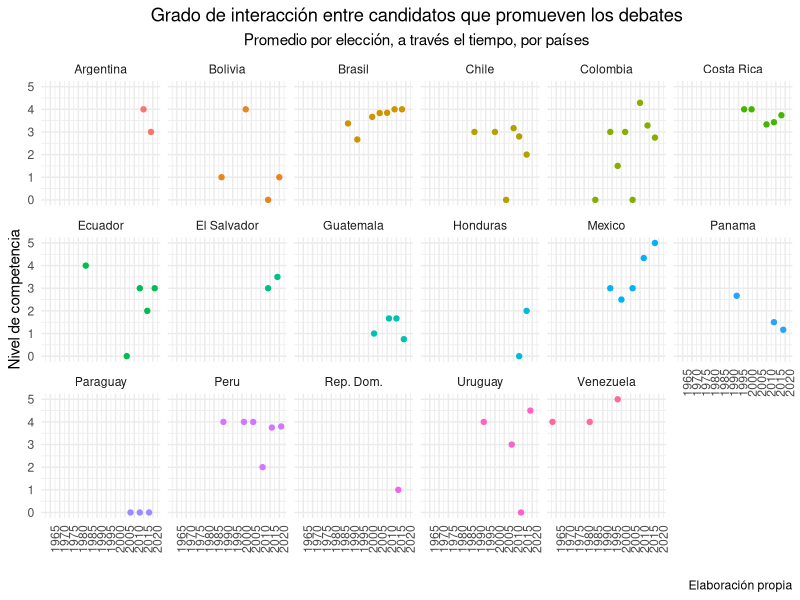
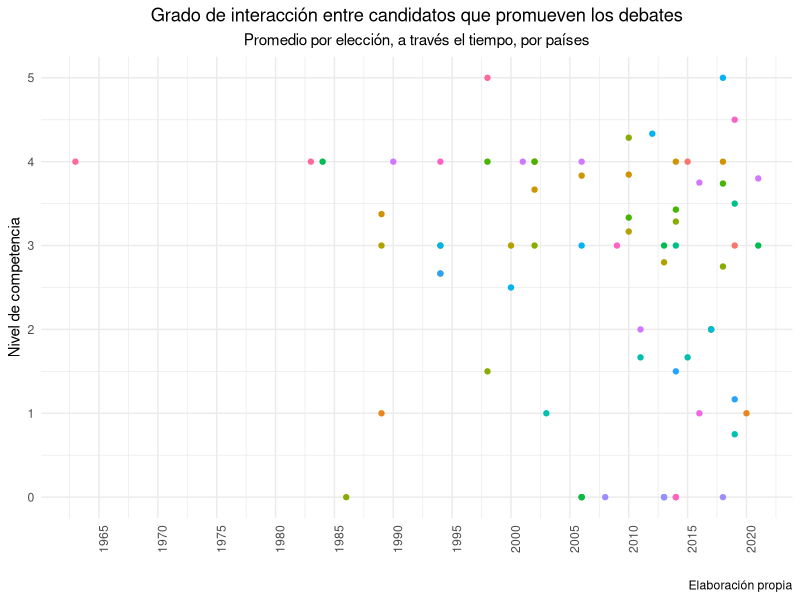
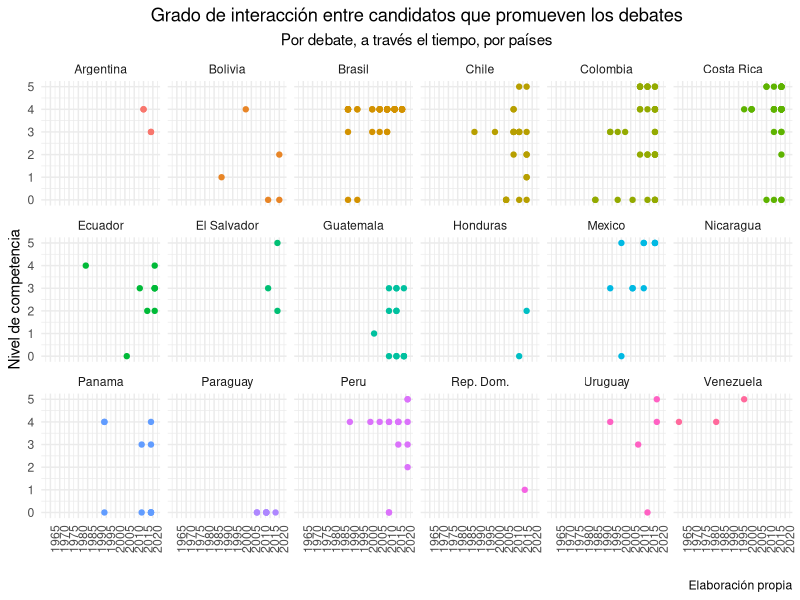
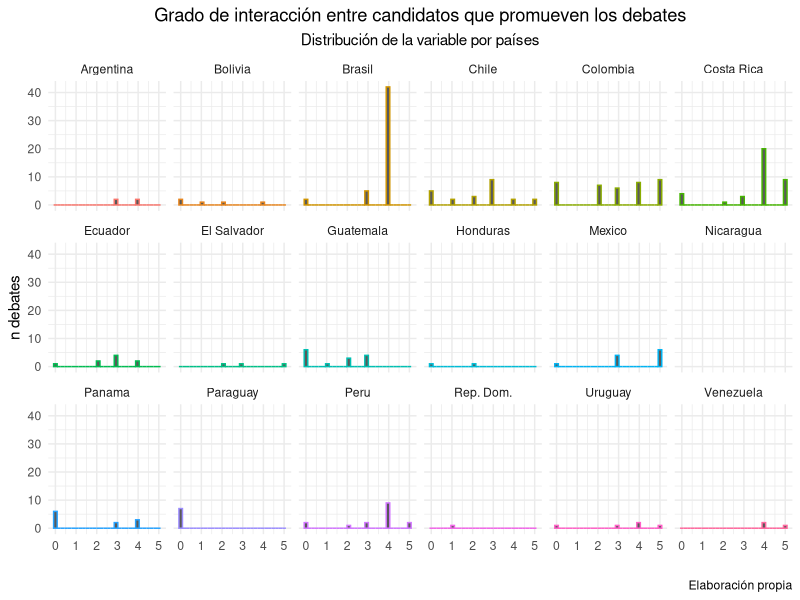
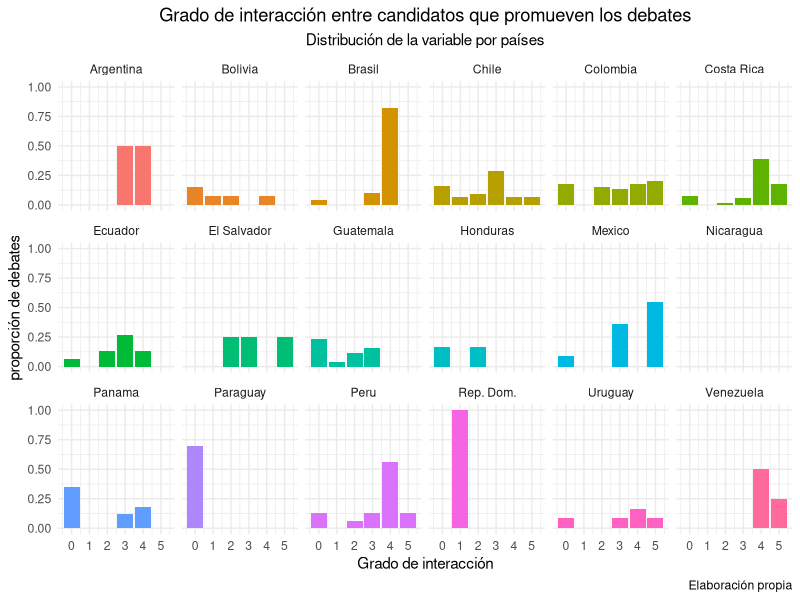
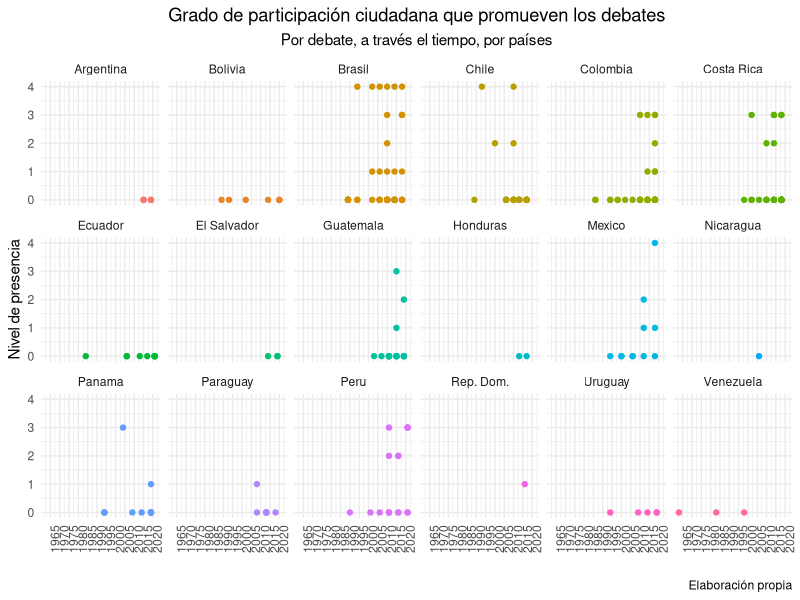
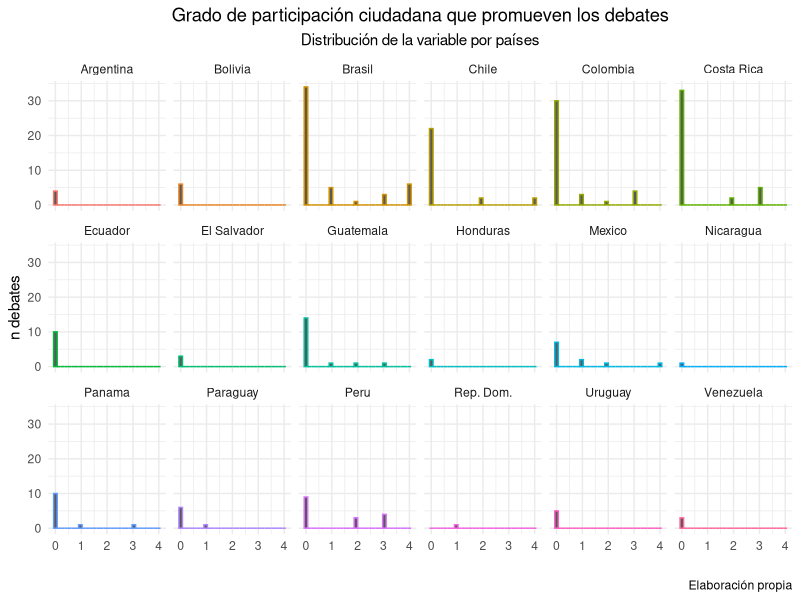
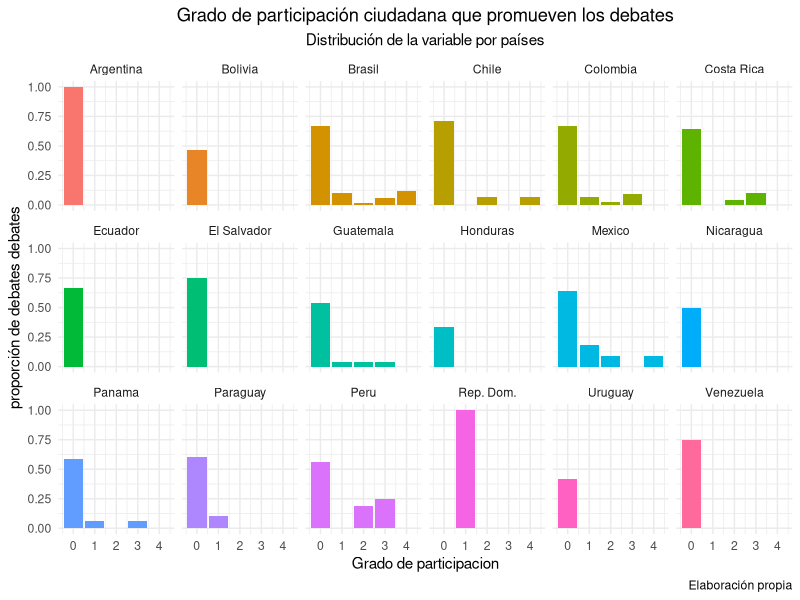

Reproduce these figures in R, in order. (Note: this script raises an error after producing the figures.)
# LIBRERIAS #####
library(tidyverse)
library(ggforce)


# Importación de datos #####

base <- readxl::read_xlsx("base_finalv1.xlsx") # base con datos por debate
base_id <- base %>% rowid_to_column("id_debate")

# carga de datos de elecciones

elecciones <-  readxl::read_xlsx("base_elecciones.xlsx") # base auxiliar: años que hubo elecciones por país

# carga de datos de subtipos 

base_organizadores <- base_id %>% 
  select(id_debate,
         ncat_eleccion, cat_pais, t_fecha, ncat_ronda, 
         str_organizador) %>%
  mutate(nombres_organizadores = strsplit(str_organizador, ";")) %>% 
  unnest(nombres_organizadores)

base_organizadores_distinct <- readxl::read_xlsx("base_organizadores_distinct.xlsx")

base_organizadores_distinct <- base_organizadores_distinct %>% 
  left_join(readxl::read_xlsx("distinct_cat_subtipoorg.xlsx"))

base_subtipos <- base_organizadores %>%  
  mutate(nombres_organizadores = str_trim(nombres_organizadores)) %>% 
  left_join(base_organizadores_distinct %>% 
              distinct(nombres_organizadores, ncat_eleccion, cat_pais,
                       ncat_subtipov2, cat_tipoorgv2,
                       ncat_tipoorg_ambito, ncat_tipoorg_visibilidad,
                       cat_areaorg))

# Formatos #####

# procedemos de manera parecida a lo anterior 
# (y lo mismo haremos con categorías siguientes)
# preparamos datos. Calcularemos la "proporción" de formatos que corresponde a cada tipo por debate
# esta es calculada simplemente como la proporción de un tipo determinado de formato sobre el total de diferentes tipos de formatos por debate
# NO calcula esta proporción con base en el carácter de cada uno de los bloques o segmentos que hacen al evento.

# calculamos, como dijimos, el aporte de cada tipo de organizador a un debate

tipos_formatos <- base_id %>% # primero algunas transformaciones de los datos
  # no nos salió hacerlo automáticamente, procedemos por categoría
  # mutate_at(vars(contains('dico_foramto')), as.logical)
  mutate( dico_formato_apertura = as.logical(dico_formato_apertura),
          dico_formato_duelo = as.logical(dico_formato_duelo),
          dico_formato_expertos = as.logical(dico_formato_expertos),
          dico_formato_libre = as.logical(dico_formato_libre),
          dico_formato_moderadores = as.logical(dico_formato_moderadores),
          dico_formato_periodistas = as.logical(dico_formato_periodistas),
          dico_formato_presentes = as.logical(dico_formato_presentes),
          dico_formato_sectores = as.logical(dico_formato_sectores),
          dico_formato_virtuales = as.logical(dico_formato_virtuales),
          dico_formato_expositivo = str_detect(cat_formato, "expositivo"), # ups me había faltado contabilizar
          n_catformatos = dico_formato_apertura +
            dico_formato_duelo +
            dico_formato_expertos +
            dico_formato_libre +
            dico_formato_moderadores + 
            dico_formato_periodistas + 
            dico_formato_presentes +
            dico_formato_sectores + 
            dico_formato_virtuales +
            dico_formato_expositivo)  %>% 
  mutate(  # ahora sí calculamos proporciones
    pr_apertura = dico_formato_apertura/n_catformatos,
    pr_duelo = dico_formato_duelo/n_catformatos,
    pr_expertos =   dico_formato_expertos/n_catformatos,
    pr_libre =   dico_formato_libre/n_catformatos,
    pr_moderadores =   dico_formato_moderadores/n_catformatos,
    pr_periodistas =   dico_formato_periodistas/n_catformatos, 
    pr_presentes =   dico_formato_presentes/n_catformatos,
    pr_sectores =   dico_formato_sectores/n_catformatos, 
    pr_virtuales =   dico_formato_virtuales/n_catformatos,
    pr_expositivo =   dico_formato_expositivo/n_catformatos )
# nota/ pendiente: ver manera de hacer esto más automático

# cálculo sumarizado por país y elección
tipos_formatos_año_pais <- tipos_formatos %>% 
  group_by(ncat_eleccion, cat_pais) %>% 
  summarise(n_apertura = sum(pr_apertura),
            n_duelo = sum(pr_duelo),
            n_expertos = sum(pr_expertos),
            n_libre = sum(pr_libre),
            n_moderadores = sum(pr_moderadores),
            n_periodistas = sum(pr_periodistas), 
            n_presentes = sum(pr_presentes),
            n_sectores = sum(pr_sectores),
            n_virtuales = sum(pr_virtuales),
            n_expositivo = sum(pr_expositivo),
            tot_debates_año_pais = n())

# pasamos data a long
tipos_formatos_año_pais <-  tipos_formatos_año_pais %>% 
  dplyr::rename(cat_eleccion = ncat_eleccion) %>% 
  pivot_longer(cols = starts_with("n"),
               names_to = "tipo_formato",
               values_to = "formato_peso")

# graficamos. de nuevo repetimos anteriores

# graficamos
# para cargar colores

tipo_formato <-  c("n_presentes", "n_virtuales", "n_sectores",
                   "n_expertos", "n_moderadores","n_periodistas", "n_apertura",
                   "n_expositivo", "n_duelo", "n_libre")
colors <- c("#ff3452", "#FF6846", "#FF9044","#FFD667", "#F6E46E", "#ECF179", "#c8fd81","#ADFD7F", "#8CFC7C","#5FFB7F")
colores_formatos <- tibble(tipo_formato, colors)

# me gusta este para comparar entre paises
tipos_formatos_ev_anual_pais <- tipos_formatos_año_pais %>% 
  mutate(cat_pais = str_replace(cat_pais,"Republica Dominicana", "Rep. Dom.")) %>% 
  left_join(colores_formatos) %>% 
  subset( formato_peso > 0 ) %>% 
  ggplot(aes(cat_eleccion,  fct_relevel(tipo_formato, "n_presentes", "n_virtuales", "n_sectores",
                                        "n_expertos", "n_moderadores","n_periodistas", "n_apertura",
                                        "n_expositivo", "n_duelo", "n_libre"), 
             colour = fct_relevel(tipo_formato, "n_presentes", "n_virtuales", "n_sectores",
                                  "n_expertos", "n_moderadores","n_periodistas", "n_apertura",
                                  "n_expositivo", "n_duelo", "n_libre"), size= formato_peso))  +
  geom_point() +
  facet_wrap( ~ cat_pais, ncol = 6) +
  theme_minimal() +
  theme(legend.position = "none",
        plot.title = element_text(hjust = 0.5),
        plot.subtitle = element_text(hjust = 0.5),
        axis.text.x = element_text(angle = 90)) +
  scale_x_continuous(breaks = seq(1950,2021,10)) +
  scale_color_manual(values=colors) +
  #scale_y_discrete(labels = c("Educativo","Estado", "M. Comerciales", "M. Públicos","OSCs" )) +
  labs(x = "",
       y = "Tipo de formato",
       title = "Tipo de formato de los debates ",
       subtitle = "A través el tiempo, por país",
       caption = "Elaboración propia. 
       El tamaño de los círculos es proporcional a la cantidad de debates hechos en un año dado")

# Qué vemos? 
# Hay muchos missing, pero
# 1- Los países con más trayectoria de debates tienen más diversidad de formatos
# 2- También parecen ser los que dan más lugar a la participación del público 
# (se bajo la forma de "presentes", de "virtuales" o de "sectores")
# nota/ pendiente: reordenar categorías para más claridad
# nota / pendiente: contrastar esto con categorías ordinales elaboradas

# comparacion entre paises pero sin el tiempo
# cálculo sumarizado por país 
tipos_formatos_pais <- tipos_formatos %>% 
  group_by(cat_pais) %>% 
  summarise(n_apertura = sum(pr_apertura %>%  na.omit()),
            n_duelo = sum(pr_duelo%>%  na.omit()),
            n_expertos = sum(pr_expertos%>%  na.omit()),
            n_libre = sum(pr_libre%>%  na.omit()),
            n_moderadores = sum(pr_moderadores%>%  na.omit()),
            n_periodistas = sum(pr_periodistas%>%  na.omit()), 
            n_presentes = sum(pr_presentes%>%  na.omit()),
            n_sectores = sum(pr_sectores%>%  na.omit()),
            n_virtuales = sum(pr_virtuales%>%  na.omit()),
            n_expositivo = sum(pr_expositivo%>%  na.omit()),
            tot_debates_año_pais = n())  %>% 
  pivot_longer(cols = starts_with("n"),
               names_to = "tipo_formato",
               values_to = "formato_peso") %>% 
  subset( formato_peso > 0 ) 

plottipos_formatos_pais <- tipos_formatos_pais %>% 
  mutate(cat_pais = str_replace(cat_pais,"Republica Dominicana", "Rep. Dom.")) %>% 
  left_join(colores_formatos) %>% 
  ggplot(aes(fct_relevel(tipo_formato, "n_presentes", "n_virtuales", "n_sectores",
                                        "n_expertos", "n_moderadores","n_periodistas", "n_apertura",
                                        "n_expositivo", "n_duelo", "n_libre"),
             cat_pais, 
             colour = fct_relevel(tipo_formato, "n_presentes", "n_virtuales", "n_sectores",
                                  "n_expertos", "n_moderadores","n_periodistas", "n_apertura",
                                  "n_expositivo", "n_duelo", "n_libre"),,
             size = formato_peso))  +
  geom_point() +
  theme_minimal() +
  theme(legend.position = "none",
        plot.title = element_text(hjust = 0.5),
        plot.subtitle = element_text(hjust = 0.5),
        axis.text.x = element_text(angle = 90)) +
  #scale_x_continuous(breaks = seq(1950,2021,10)) +
  scale_color_manual(values=colors) +
  #scale_y_discrete(labels = c("Educativo","Estado", "M. Comerciales", "M. Públicos","OSCs" )) +
  labs(x = "",
       y = "Tipo de intercambio",
       title = "Tipo de intercambio durante los debates ",
       subtitle = " por país",
       caption = "Elaboración propia. 
       El tamaño de los círculos es proporcional a la cantidad de debates hechos en un año dado")

# me gusta este para comparar dos etapas#E0FE88
tipos_formatos_ev_anual <- tipos_formatos_año_pais %>% 
  left_join(colores_formatos) %>% 
  subset( formato_peso > 0 ) %>% 
  ggplot(aes(cat_eleccion, fct_relevel(tipo_formato, "n_presentes", "n_virtuales", "n_sectores",
                                       "n_expertos", "n_moderadores","n_periodistas", "n_apertura",
                                       "n_expositivo", "n_duelo", "n_libre"), 
             colour = fct_relevel(tipo_formato, "n_presentes", "n_virtuales", "n_sectores",
                                  "n_expertos", "n_moderadores","n_periodistas", "n_apertura",
                                  "n_expositivo", "n_duelo", "n_libre"), size= formato_peso))  +
  geom_point() +
  theme_minimal() +
  theme(legend.position = "none",
        plot.title = element_text(hjust = 0.5),
        plot.subtitle = element_text(hjust = 0.5),
        axis.text.x = element_text(angle = 90)) +
  scale_x_continuous(breaks = seq(1955,2021,5)) +
  scale_color_manual(values=colors) +
  #scale_y_discrete(labels = c("Educativo","Estado", "M. Comerciales", "M. Públicos","OSCs" )) +
  labs(x = "",
       y = "Tipo de formato",
       title = "Tipo de formato de los debates ",
       subtitle = "A través el tiempo",
       caption = "Elaboración propia. 
       El tamaño de los círculos es proporcional a la cantidad de debates hechos en un año dado")  

# qué vemos? 
# 1- Más recientemente (pos 2010) hay más diversidad de formatos
# ¿podría deberse a la falta de datos?
# 2- Los primeros debates eran de periodistas o de duelo
# 3- público aparece sobre todo post-2010

# competencia gr #####
# Evolución de grado de competencia entre candidatos a través del tiempo

competencia_candidatos <- base %>% 
  mutate(ncat_competencia = as.numeric(ncat_competencia)) %>% 
  select(ncat_eleccion, cat_pais, ncat_competencia) %>% 
  group_by(cat_pais) %>% 
  mutate(n_totdebatesxpais = n()) %>% 
  ungroup() %>% 
  mutate(n_pesorelativodebate = 1/n_totdebatesxpais)

competencia_candidatos_grouped <- competencia_candidatos %>% 
  group_by(cat_pais, ncat_competencia) %>% 
  summarise(n_pesorelativocompetencia = sum(n_pesorelativodebate))

competencia_candidatos_annualmean <- competencia_candidatos %>% 
  na.omit() %>% 
  group_by(ncat_eleccion, cat_pais) %>% 
  summarise(promedio_competencia = mean(ncat_competencia))

# este ca va 
plot_competencia_candidatosxdebate <- competencia_candidatos  %>% 
  mutate(cat_pais = str_replace(cat_pais,"Republica Dominicana", "Rep. Dom.")) %>%
  ggplot(aes(ncat_eleccion, ncat_competencia, colour = cat_pais)) +
  geom_point() +
  # geom_line() +
  facet_wrap( ~ cat_pais, ncol = 6) +
  theme_minimal() +
  theme(legend.position = "none",
        plot.title = element_text(hjust = 0.5),
        plot.subtitle = element_text(hjust = 0.5),
        axis.text.x = element_text(angle = 90)) +
  scale_x_continuous(breaks = seq(1955,2021,5)) +
  #scale_y_discrete(labels = c("Educativo","Estado", "M. Comerciales", "M. Públicos","OSCs" )) +
  labs(x = "",
       y = "Nivel de competencia",
       title = "Grado de interacción entre candidatos que promueven los debates",
       subtitle = "Por debate, a través el tiempo, por países",
       caption = "Elaboración propia")  

# este tb me gusta
plot_competencia_candidatosxdebate2 <- competencia_candidatos  %>% 
  mutate(cat_pais = str_replace(cat_pais,"Republica Dominicana", "Rep. Dom.")) %>%
  #filter(cat_pais!="Brasil") %>% 
  ggplot(aes(ncat_competencia, colour = cat_pais)) +
  geom_histogram() +
  facet_wrap( ~ cat_pais, ncol = 6) +
  #gghighlight::gghighlight() +
  theme_minimal() +
  theme(legend.position = "none",
        plot.title = element_text(hjust = 0.5),
        plot.subtitle = element_text(hjust = 0.5)) +
  scale_x_continuous(breaks = seq(0,5,1)) +
  #scale_y_discrete(labels = c("Educativo","Estado", "M. Comerciales", "M. Públicos","OSCs" )) +
  labs(x = "",
       y = "n debates",
       title = "Grado de interacción entre candidatos que promueven los debates",
       subtitle = "Distribución de la variable por países",
       caption = "Elaboración propia") 


# cproporciones
# creo que en este caso puede ser más interesante el de valores absolutos. Para ver
plot_competencia_candidatosxdebate3 <- competencia_candidatos_grouped  %>% 
  mutate(cat_pais = str_replace(cat_pais,"Republica Dominicana", "Rep. Dom.")) %>%
  ggplot(aes(ncat_competencia, n_pesorelativocompetencia, fill = cat_pais)) +
  geom_col() +
  facet_wrap( ~ cat_pais, ncol = 6) +
  #gghighlight::gghighlight() +
  theme_minimal() +
  theme(legend.position = "none",
        plot.title = element_text(hjust = 0.5),
        plot.subtitle = element_text(hjust = 0.5)) +
  scale_x_continuous(breaks = seq(0,5,1)) +
  #scale_y_discrete(labels = c("Educativo","Estado", "M. Comerciales", "M. Públicos","OSCs" )) +
  labs(x = "Grado de interacción",
       y = "proporción de debates",
       title = "Grado de interacción entre candidatos que promueven los debates",
       subtitle = "Distribución de la variable por países",
       caption = "Elaboración propia") 

# no me gusta tanto
plot_competencia_candidatos <- competencia_candidatos_annualmean %>% 
  mutate(cat_pais = str_replace(cat_pais,"Republica Dominicana", "Rep. Dom.")) %>%
  ggplot(aes(ncat_eleccion, promedio_competencia, colour = cat_pais)) +
  geom_point() +
  facet_wrap( ~ cat_pais, ncol = 6) +
  theme_minimal() +
  theme(legend.position = "none",
        plot.title = element_text(hjust = 0.5),
        plot.subtitle = element_text(hjust = 0.5),
        axis.text.x = element_text(angle = 90)) +
  scale_x_continuous(breaks = seq(1955,2021,5)) +
  #scale_y_discrete(labels = c("Educativo","Estado", "M. Comerciales", "M. Públicos","OSCs" )) +
  labs(x = "",
       y = "Nivel de competencia",
       title = "Grado de interacción entre candidatos que promueven los debates",
       subtitle = "Promedio por elección, a través el tiempo, por países",
       caption = "Elaboración propia")  

#horrible
plot_competencia_candidatos2 <- competencia_candidatos_annualmean %>% 
  mutate(cat_pais = str_replace(cat_pais,"Republica Dominicana", "Rep. Dom.")) %>%
  ggplot(aes(ncat_eleccion, promedio_competencia, colour = cat_pais)) +
  geom_point() +
 # geom_line() +
 # facet_wrap( ~ cat_pais, ncol = 6) +
  theme_minimal() +
  theme(legend.position = "none",
        plot.title = element_text(hjust = 0.5),
        plot.subtitle = element_text(hjust = 0.5),
        axis.text.x = element_text(angle = 90)) +
  scale_x_continuous(breaks = seq(1955,2021,5)) +
  #scale_y_discrete(labels = c("Educativo","Estado", "M. Comerciales", "M. Públicos","OSCs" )) +
  labs(x = "",
       y = "Nivel de competencia",
       title = "Grado de interacción entre candidatos que promueven los debates",
       subtitle = "Promedio por elección, a través el tiempo, por países",
       caption = "Elaboración propia")  

# presencia publico gr #####
# Evolución de grado de presencia del público a través del tiempo

presencia_publico <- base %>% 
  mutate(ncat_ppac = as.numeric(ncat_ppac)) %>% 
  select(ncat_eleccion, cat_pais, ncat_ppac) %>% 
  group_by(cat_pais) %>% 
  mutate(n_totdebatesxpais = n()) %>% 
  ungroup() %>% 
  mutate(n_pesorelativodebate = 1/n_totdebatesxpais)

presencia_publico_grouped <- presencia_publico %>% 
  group_by(cat_pais, ncat_ppac) %>% 
  summarise(n_pesorelativoppac = sum(n_pesorelativodebate))

presencia_publico_annualmean <- presencia_publico %>% 
  na.omit() %>% 
  group_by(ncat_eleccion, cat_pais) %>% 
  summarise(promedio_presencia = mean(ncat_ppac))


# replico los de la variable anterior

# este ca va 
plot_ppacxdebate <- presencia_publico   %>% 
  mutate(cat_pais = str_replace(cat_pais,"Republica Dominicana", "Rep. Dom.")) %>%
  ggplot(aes(ncat_eleccion,ncat_ppac, colour = cat_pais)) +
  geom_point() +
  # geom_line() +
  facet_wrap( ~ cat_pais, ncol = 6) +
  theme_minimal() +
  theme(legend.position = "none",
        plot.title = element_text(hjust = 0.5),
        plot.subtitle = element_text(hjust = 0.5),
        axis.text.x = element_text(angle = 90)) +
  scale_x_continuous(breaks = seq(1955,2021,5)) +
  #scale_y_discrete(labels = c("Educativo","Estado", "M. Comerciales", "M. Públicos","OSCs" )) +
  labs(x = "",
       y = "Nivel de presencia",
       title = "Grado de participación ciudadana que promueven los debates",
       subtitle = "Por debate, a través el tiempo, por países",
       caption = "Elaboración propia")  

# este tb me gusta
plot_ppacxdebate2 <- presencia_publico  %>% 
  mutate(cat_pais = str_replace(cat_pais,"Republica Dominicana", "Rep. Dom.")) %>%
  ggplot(aes(ncat_ppac, colour = cat_pais)) +
  geom_histogram() +
  facet_wrap( ~ cat_pais, ncol = 6) +
  #gghighlight::gghighlight() +
  theme_minimal() +
  theme(legend.position = "none",
        plot.title = element_text(hjust = 0.5),
        plot.subtitle = element_text(hjust = 0.5)) +
  scale_x_continuous(breaks = seq(0,4,1)) +
  #scale_y_discrete(labels = c("Educativo","Estado", "M. Comerciales", "M. Públicos","OSCs" )) +
  labs(x = "",
       y = "n debates",
       title = "Grado de participación ciudadana que promueven los debates",
       subtitle = "Distribución de la variable por países",
       caption = "Elaboración propia") 

# cproporciones

plot_ppacxdebate3 <- presencia_publico_grouped  %>% 
  mutate(cat_pais = str_replace(cat_pais,"Republica Dominicana", "Rep. Dom.")) %>%
  ggplot(aes(ncat_ppac, n_pesorelativoppac, fill = cat_pais)) +
  geom_col() +
  facet_wrap( ~ cat_pais, ncol = 6) +
  #gghighlight::gghighlight() +
  theme_minimal() +
  theme(legend.position = "none",
        plot.title = element_text(hjust = 0.5),
        plot.subtitle = element_text(hjust = 0.5)) +
  scale_x_continuous(breaks = seq(0,4,1)) +
  #scale_y_discrete(labels = c("Educativo","Estado", "M. Comerciales", "M. Públicos","OSCs" )) +
  labs(x = "Grado de participacion",
       y = "proporción de debates debates",
       title = "Grado de participación ciudadana que promueven los debates",
       subtitle = "Distribución de la variable por países",
       caption = "Elaboración propia") 

# con promedios por eleccion. pierdo info al pedo
plot_presencia_publico <- presencia_publico_annualmean %>% 
  mutate(cat_pais = str_replace(cat_pais,"Republica Dominicana", "Rep. Dom.")) %>%
  ggplot(aes(ncat_eleccion, promedio_presencia, colour = cat_pais)) +
  geom_point() +
  facet_wrap( ~ cat_pais, ncol = 6) +
  theme_minimal() +
  theme(legend.position = "none",
        plot.title = element_text(hjust = 0.5),
        plot.subtitle = element_text(hjust = 0.5),
        axis.text.x = element_text(angle = 90)) +
  scale_x_continuous(breaks = seq(1955,2021,5)) +
  labs(x = "",
       y = "Nivel de presencia del público",
       title = "Grado de interacción entre el público y los candidatos que promueven los debates",
       subtitle = "Promedio por elección, a través el tiempo, por países",
       caption = "Elaboración propia")  

# qué vemos?
# tendencia ascendente a presencia del público, 
# pero solo en países de larga tradición
# ídem con tendencia a mayor competencia entre candidatos
# nota/ pendiente = hacer más lindos estos gráficos. 
# quizás haya otra medida más pertinente
# u otra forma de mostrar esta info de manera más relevante


# Temas ######

# procedemos de manera parecida a lo anterior 
# (y lo mismo haremos con categorías siguientes)
# preparamos datos. Calcularemos la "proporción" de tipos de organización temática que corresponde a cada tipo por debate
# esta es calculada simplemente como la proporción de un tipo determinado de tema sobre el total de diferentes tipos de temas por debate
# NO calcula esta proporción con base en el carácter de cada uno de los bloques o segmentos que hacen al evento.

# calculamos, como dijimos, el aporte de cada tipo de organizador a un debate

tipos_temas <- base %>% # primero algunas transformaciones de los datos
  # no nos salió hacerlo automáticamente, procedemos por categoría
  # mutate_at(vars(contains('dico_foramto')), as.logical)
  mutate( dico_temas_puntuales = as.logical(dico_temas_puntuales),
          dico_temas_bloques = as.logical(dico_temas_bloques),
          dico_temas_libre = as.logical(dico_temas_libre),
          dico_temas_monotema = as.logical(dico_temas_monotema),
          n_cattemas =  
            dico_temas_puntuales +
            dico_temas_bloques +
            dico_temas_libre +
            dico_temas_monotema)  %>% 
  mutate(  # ahora sí calculamos proporciones
    pr_puntuales = dico_temas_puntuales/n_cattemas,
    pr_bloques = dico_temas_bloques/n_cattemas,
    pr_libre = dico_temas_libre/n_cattemas,
    pr_monotema = dico_temas_monotema/n_cattemas
  )
# nota/ pendiente: ver manera de hacer esto más automático

# cálculo sumarizado por país y elección
tipos_temas_año_pais <- tipos_temas %>% 
  group_by(ncat_eleccion, cat_pais) %>% 
  summarise(n_puntuales = sum(pr_puntuales),
            n_bloques = sum(pr_bloques),
            n_libre = sum(pr_libre),
            n_monotema = sum(pr_monotema),
            tot_debates_año_pais = n())

# pasamos data a long
tipos_temas_año_pais <-  tipos_temas_año_pais %>% 
  dplyr::rename(cat_eleccion = ncat_eleccion) %>% 
  pivot_longer(cols = starts_with("n"),
               names_to = "tipo_tema",
               values_to = "tema_peso")

# graficamos, ídem antes

# para comparar entre paises
tipos_temas_ev_anual_pais <- tipos_temas_año_pais %>% 
  mutate(cat_pais = str_replace(cat_pais,"Republica Dominicana", "Rep. Dom.")) %>% 
  subset( tema_peso > 0 ) %>% 
  ggplot(aes(cat_eleccion, tipo_tema, colour = tipo_tema, size= tema_peso))  +
  geom_point() +
  facet_wrap( ~ cat_pais, ncol = 6) +
  theme_minimal() +
  theme(legend.position = "none",
        plot.title = element_text(hjust = 0.5),
        plot.subtitle = element_text(hjust = 0.5),
        axis.text.x = element_text(angle = 90)) +
  scale_x_continuous(breaks = seq(1950,2021,10)) +
  #scale_y_discrete(labels = c("Educativo","Estado", "M. Comerciales", "M. Públicos","OSCs" )) +
  labs(x = "",
       y = "Tipo de tema",
       title = "Tipo de tema de los debates ",
       subtitle = "A través el tiempo, por país",
       caption = "Elaboración propia. 
       El tamaño de los círculos es proporcional a la cantidad de debates hechos en un año dado")

# comparacion entre paises pero sin el tiempo
# cálculo sumarizado por país 
tipos_temas_pais <- tipos_temas %>%
  group_by(cat_pais) %>% 
  summarise(n_puntuales = sum(pr_puntuales %>%  na.omit()),
            n_bloques = sum(pr_bloques %>%  na.omit()),
            n_libre = sum(pr_libre %>%  na.omit()),
            n_monotema = sum(pr_monotema %>%  na.omit()),
            tot_debates_año_pais = n()) %>% 
  pivot_longer(cols = starts_with("n"),
               names_to = "tipo_tema",
               values_to = "tema_peso") %>% 
  subset( tema_peso > 0 ) 

plottipos_temas_pais <- tipos_temas_pais %>% 
  mutate(cat_pais = str_replace(cat_pais,"Republica Dominicana", "Rep. Dom.")) %>% 
  ggplot(aes(tipo_tema,
             cat_pais, 
             colour = tipo_tema,
             size = tema_peso))  +
  geom_point() +
  theme_minimal() +
  theme(legend.position = "none",
        plot.title = element_text(hjust = 0.5),
        plot.subtitle = element_text(hjust = 0.5),
        axis.text.x = element_text(angle = 90)) +
  #scale_x_continuous(breaks = seq(1950,2021,10)) +
  #scale_color_manual(values=colors) +
  #scale_y_discrete(labels = c("Educativo","Estado", "M. Comerciales", "M. Públicos","OSCs" )) +
  labs(x = "",
       y = "Tipo de disposición temática",
       title = "Tipo de disposición temátoca de los debates ",
       subtitle = "por país",
       caption = "Elaboración propia. 
       El tamaño de los círculos es proporcional a la cantidad de debates hechos en un año dado")


# para comparar dos etapas
tipos_tema_ev_anual <- tipos_temas_año_pais %>% 
  subset( tema_peso > 0 ) %>% 
  ggplot(aes(cat_eleccion, tipo_tema, colour = tipo_tema, size= tema_peso))  +
  geom_point() +
  theme_minimal() +
  theme(legend.position = "none",
        plot.title = element_text(hjust = 0.5),
        plot.subtitle = element_text(hjust = 0.5),
        axis.text.x = element_text(angle = 90)) +
  scale_x_continuous(breaks = seq(1955,2021,5)) +
  #scale_y_discrete(labels = c("Educativo","Estado", "M. Comerciales", "M. Públicos","OSCs" )) +
  labs(x = "",
       y = "Tipo de tema",
       title = "Tipo de tema de los debates ",
       subtitle = "A través el tiempo",
       caption = "Elaboración propia. 
       El tamaño de los círculos es proporcional a la cantidad de debates hechos en un año dado")  


# Organizador versus formato. vieja categorizacion de organizador #######

organizadores_formatos <- tipos_organizadores %>% 
  select( ncat_eleccion, cat_pais, t_fecha, str_organizador, 
          pr_mmc, pr_educ, pr_mmp, pr_estado, pr_osc) %>% 
  pivot_longer(cols = starts_with("pr_"),
               names_to = "tipo_org",
               values_to = "org_peso") %>% 
  left_join( tipos_formatos %>%  
               select( ncat_eleccion, cat_pais, t_fecha, str_organizador, 
                       pr_apertura, pr_moderadores, pr_periodistas, 
                       pr_expertos, pr_sectores, pr_virtuales, pr_presentes,
                       pr_duelo, pr_libre, pr_expositivo) ) %>% 
  subset(org_peso!=0) %>% 
  pivot_longer(cols = starts_with("pr_"),
               names_to = "tipo_formato",
               values_to = "formato_peso") %>% 
  subset(formato_peso!=0) 

organizadores_formatos <-  organizadores_formatos %>% 
  mutate( tipo_formato = as.factor(tipo_formato),
          tipo_formato =
            fct_relevel(tipo_formato, "pr_expositivo", "pr_libre", "pr_duelo", 
                        "pr_apertura", "pr_moderadores",
                        "pr_periodistas", 
                        "pr_expertos", 
                        "pr_sectores", "pr_virtuales", "pr_presentes") )


# distintos gráficos

# de tipo count
# este no
organizadores_formatos_plot <- organizadores_formatos %>% 
  group_by(cat_pais, tipo_org, tipo_formato) %>% 
  summarise( total_combinacion = n()) %>% 
  ggplot( aes( tipo_org, tipo_formato , size = total_combinacion, colour = tipo_org)) +
  geom_point() +
  facet_wrap( ~ cat_pais, ncol = 6) 

# prefiero este
organizadores_formatos_plot2 <- organizadores_formatos %>% 
  ggplot() +
  geom_count(aes(tipo_formato, tipo_org, colour = tipo_formato, shape = tipo_org)) +
  facet_wrap( ~ cat_pais, ncol= 6) +
  theme_minimal() +
  theme(legend.position = "none",
        plot.title = element_text(hjust = 0.5),
        plot.subtitle = element_text(hjust = 0.5),
        axis.text.x = element_text(angle = 90)) +
  labs(x = "Formato",
       y = "Organizador de los debates",
       title = "Formatos preferidos por tipo de organizador",
       subtitle = "por país",
       caption = "Elaboración propia. 
       El tamaño del símbolo es proporcional a la cantidad de debates hechos")

# probamos visualizar con sets paralelos

# v1 dos variables
organizadores_formatos_subset <- organizadores_formatos  %>% 
  select(tipo_org, tipo_formato) %>%
  dplyr::count(tipo_org, tipo_formato) %>% 
  gather_set_data(1:2)

organizadores_formatos_parallel <- ggplot(organizadores_formatos_subset,
                                          aes(x, id = id, split = y, value = n)) + #  INICIA GRAFICO
  geom_parallel_sets(aes(fill = tipo_org), alpha = 0.7, axis.width = 0.1, show.legend = FALSE) +
  theme_minimal() +
  geom_parallel_sets_axes(axis.width = 0.1, color = "lightgray", fill = "white") +
  geom_parallel_sets_labels(colour = 'black', angle= 0) +
  theme_no_axes() +
  theme(panel.background = element_rect(fill = "white", colour = "white"))

# segunda version sets paralelos. Incluimos variable país
organizadores_formatos_subset2 <- organizadores_formatos  %>% 
  select(cat_pais, tipo_org, tipo_formato) %>%
  dplyr::count(cat_pais, tipo_org, tipo_formato) %>% 
  gather_set_data(1:3)

organizadores_formatos_parallel2 <- ggplot(organizadores_formatos_subset2,
                                           aes(x, id = id, split = y, value = n)) + #  INICIA GRAFICO
  geom_parallel_sets(aes(fill = tipo_formato), alpha = 0.7, axis.width = 0.1, show.legend = FALSE) +
  theme_minimal() +
  geom_parallel_sets_axes(axis.width = 0.1, color = "lightgray", fill = "white") +
  geom_parallel_sets_labels(colour = 'black', angle= 0) +
  theme_no_axes() +
  theme(panel.background = element_rect(fill = "white", colour = "white"))



# relaciones entre organizadores y disposición temática de los debates ##########


organizadores_temas <- tipos_organizadores %>% 
  select( ncat_eleccion, cat_pais, t_fecha, str_organizador, 
          pr_mmc, pr_educ, pr_mmp, pr_estado, pr_osc) %>% 
  pivot_longer(cols = starts_with("pr_"),
               names_to = "tipo_org",
               values_to = "org_peso") %>% 
  left_join( tipos_temas %>%  
               select( ncat_eleccion, cat_pais, t_fecha, str_organizador, 
                       pr_puntuales, pr_bloques, pr_monotema, pr_libre) ) %>% 
  subset(org_peso!=0) %>% 
  pivot_longer(cols = starts_with("pr_"),
               names_to = "tipo_tema",
               values_to = "tema_peso") %>% 
  subset(tema_peso!=0)


# gráfico count
# este me gustó
organizadores_temas_plot <- organizadores_temas %>% 
  ggplot() +
  geom_count(aes(cat_pais, tipo_tema, colour = cat_pais)) +
  facet_wrap( ~ tipo_org, ncol= 5) +
  theme_minimal() +
  theme(legend.position = "none",
        plot.title = element_text(hjust = 0.5),
        plot.subtitle = element_text(hjust = 0.5),
        axis.text.x = element_text(angle = 90)) +
  labs(x = "País",
       y = "Tipo de organización temática",
       title = "Estructuración temática preferida por tipo de organizador",
       subtitle = "por país",
       caption = "Elaboración propia. 
       El tamaño de los círculos es proporcional a la cantidad de debates hechos en un año dado")

# que vemos?
# 1- Las Osc son las que mas han propuesto debates monotemáticos.
# Esto lo han hecho en colaboración con istituciones educativas y medios
# Por otra parte, las osc también han interrogado con temas puntuales.
# Muy rara vez han dejado el tema librado a la voluntad de los candidatos.
# 2- Quienes más han dejado el tema librado a la voluntad de los candidatos han sido los medios,
# pero sólo en ciertos países, en los que también han interrogado mucho con temas puntuales. 
# 3- Los Estados, sobre todo en algunos países, han preferido la organización por bloques. 
# 4- No hay un patrón claro para las instituciones educativas, 
# aunque si se observan diferencias entre dos grupos de países: 
# aquéllos en los que el debate se divide por bloques, y otros en los que hay diversidad de formatos
# esto parece replicarse para todos los tipos de formato, de hecho, de modo que:
# 5- En algunos países hay más variedad de organización temática que en otros.

# gráfico de sets paralelos, para probar

# v1 dos variables / set temas-organziadores
organizadores_temas_subset <- organizadores_temas %>% 
  select(tipo_tema, tipo_org) %>%
  dplyr::count(tipo_org, tipo_tema) %>% 
  gather_set_data(1:2)

organizadores_temas_parallel <- ggplot(organizadores_temas_subset,
                                       aes(x, id = id, split = y, value = n)) + #  INICIA GRAFICO
  geom_parallel_sets(aes(fill = tipo_org), alpha = 0.7, axis.width = 0.1, show.legend = FALSE) +
  theme_minimal() +
  geom_parallel_sets_axes(axis.width = 0.1, color = "lightgray", fill = "white") +
  geom_parallel_sets_labels(colour = 'black', angle= 0) +
  theme_no_axes() +
  theme(panel.background = element_rect(fill = "white", colour = "white"))


# segunda version sets paralelos. Incluimos variable país-temas-org
organizadores_temas_subset2 <- organizadores_temas  %>% 
  select(cat_pais, tipo_org, tipo_tema) %>%
  dplyr::count(cat_pais, tipo_org, tipo_tema) %>% 
  gather_set_data(1:3)

organizadores_temas_parallel2 <- ggplot(organizadores_temas_subset2,
                                        aes(x, id = id, split = y, value = n)) + #  INICIA GRAFICO
  geom_parallel_sets(aes(fill = cat_pais), alpha = 0.7, axis.width = 0.1, show.legend = FALSE) +
  theme_minimal() +
  geom_parallel_sets_axes(axis.width = 0.1, color = "lightgray", fill = "white") +
  geom_parallel_sets_labels(colour = 'black', angle= 0) +
  theme_no_axes() +
  theme(panel.background = element_rect(fill = "white", colour = "white"))

# pruebas con nueva base subtipos. borradores ####

# esto que sigue no me gusto
# cuenta_formatos_osc_grouped <- formatos_osc %>% 
#               select(-c(ncat_subtipov2,nombres_organizadores,ncat_tipoorg_ambito,
#                         ncat_tipoorg_visibilidad,cat_areaorg)) %>% 
#   distinct()
# 
# cuenta_formatos_osc_grouped2 <- cuenta_formatos_osc_grouped  %>% # primero algunas transformaciones de los datos
#   # no nos salió hacerlo automáticamente, procedemos por categoría
#   # mutate_at(vars(contains('dico_foramto')), as.logical)
#   mutate( dico_formato_apertura = as.logical(dico_formato_apertura),
#           dico_formato_duelo = as.logical(dico_formato_duelo),
#           dico_formato_expertos = as.logical(dico_formato_expertos),
#           dico_formato_libre = as.logical(dico_formato_libre),
#           dico_formato_moderadores = as.logical(dico_formato_moderadores),
#           dico_formato_periodistas = as.logical(dico_formato_periodistas),
#           dico_formato_presentes = as.logical(dico_formato_presentes),
#           dico_formato_sectores = as.logical(dico_formato_sectores),
#           dico_formato_virtuales = as.logical(dico_formato_virtuales),
#           dico_formato_expositivo = str_detect(cat_formato, "expositivo"), # ups me había faltado contabilizar
#           n_catformatos = dico_formato_apertura +
#             dico_formato_duelo +
#             dico_formato_expertos +
#             dico_formato_libre +
#             dico_formato_moderadores + 
#             dico_formato_periodistas + 
#             dico_formato_presentes +
#             dico_formato_sectores + 
#             dico_formato_virtuales +
#             dico_formato_expositivo)  %>% 
#   mutate(  # ahora sí calculamos proporciones
#     pr_apertura = dico_formato_apertura/n_catformatos,
#     pr_duelo = dico_formato_duelo/n_catformatos,
#     pr_expertos =   dico_formato_expertos/n_catformatos,
#     pr_libre =   dico_formato_libre/n_catformatos,
#     pr_moderadores =   dico_formato_moderadores/n_catformatos,
#     pr_periodistas =   dico_formato_periodistas/n_catformatos, 
#     pr_presentes =   dico_formato_presentes/n_catformatos,
#     pr_sectores =   dico_formato_sectores/n_catformatos, 
#     pr_virtuales =   dico_formato_virtuales/n_catformatos,
#     pr_expositivo =   dico_formato_expositivo/n_catformatos ) %>% 
#   pivot_longer(cols = starts_with("pr_"),
#                names_to = "tipo_formato",
#                values_to = "formato_peso")  %>%   
#   subset( formato_peso > 0.0 )
# 
# cuenta_formatos_osc_grouped3 <- cuenta_formatos_osc_grouped2  %>%   
#     subset( formato_peso > 0.0 )

# # grafico por pais
# tipos_formatos_ev_anual_pais <- cuenta_formatos_osc_grouped3  %>% 
#   mutate(cat_pais = str_replace(cat_pais,"Republica Dominicana", "Rep. Dom."))  %>% 
#   ggplot(aes(ncat_eleccion,  fct_relevel(tipo_formato, "n_presentes", "n_virtuales", "n_sectores",
#                                         "n_expertos", "n_moderadores","n_periodistas", "n_apertura",
#                                         "n_expositivo", "n_duelo", "n_libre"), 
#              colour = fct_relevel(tipo_formato, "n_presentes", "n_virtuales", "n_sectores",
#                                   "n_expertos", "n_moderadores","n_periodistas", "n_apertura",
#                                   "n_expositivo", "n_duelo", "n_libre"), size= formato_peso))  +
#   geom_point() +
#   facet_wrap( ~ cat_pais, ncol = 6) +
#   theme_minimal() +
#   theme(legend.position = "none",
#         plot.title = element_text(hjust = 0.5),
#         plot.subtitle = element_text(hjust = 0.5),
#         axis.text.x = element_text(angle = 90)) +
#   scale_x_continuous(breaks = seq(1950,2021,10)) +
#   scale_color_manual(values=colors) +
#   #scale_y_discrete(labels = c("Educativo","Estado", "M. Comerciales", "M. Públicos","OSCs" )) +
#   labs(x = "",
#        y = "Tipo de formato",
#        title = "Tipo de formato de los debates ",
#        subtitle = "A través el tiempo, por país",
#        caption = "Elaboración propia. 
#        El tamaño de los círculos es proporcional a la cantidad de debates hechos en un año dado")
# 
# pruebas cons subtipos. vigentes ####


base_subtipos_formatos <- base_subtipos %>% 
  left_join(base_id %>% 
              select(id_debate, cat_temas, cat_formato,
                     ncat_ppac, ncat_competencia,
                     dico_analisis,	dico_analytics,	dico_ddreplica,	
                     dico_comentarios,	dico_inserts,	cat_panel,	ncat_panel,
                     dico_formato_apertura,	dico_formato_libre,	dico_formato_duelo,	dico_formato_moderadores,	dico_formato_periodistas,	dico_formato_sectores,	dico_formato_expertos,	dico_formato_virtuales,	dico_formato_presentes,
                     dico_temas_puntuales,	dico_temas_libre,	dico_temas_monotema,	dico_temas_bloques
                     
              )) %>% # primero algunas transformaciones de los datos
  # no nos salió hacerlo automáticamente, procedemos por categoría
  # mutate_at(vars(contains('dico_foramto')), as.logical)
  mutate( dico_formato_apertura = as.logical(dico_formato_apertura),
          dico_formato_duelo = as.logical(dico_formato_duelo),
          dico_formato_expertos = as.logical(dico_formato_expertos),
          dico_formato_libre = as.logical(dico_formato_libre),
          dico_formato_moderadores = as.logical(dico_formato_moderadores),
          dico_formato_periodistas = as.logical(dico_formato_periodistas),
          dico_formato_presentes = as.logical(dico_formato_presentes),
          dico_formato_sectores = as.logical(dico_formato_sectores),
          dico_formato_virtuales = as.logical(dico_formato_virtuales),
          dico_formato_expositivo = str_detect(cat_formato, "expositivo"), # ups me había faltado contabilizar
          n_catformatos = dico_formato_apertura +
            dico_formato_duelo +
            dico_formato_expertos +
            dico_formato_libre +
            dico_formato_moderadores + 
            dico_formato_periodistas + 
            dico_formato_presentes +
            dico_formato_sectores + 
            dico_formato_virtuales +
            dico_formato_expositivo)  %>% 
  mutate(  # ahora sí calculamos proporciones
    pr_apertura = dico_formato_apertura/n_catformatos,
    pr_duelo = dico_formato_duelo/n_catformatos,
    pr_expertos =   dico_formato_expertos/n_catformatos,
    pr_libre =   dico_formato_libre/n_catformatos,
    pr_moderadores =   dico_formato_moderadores/n_catformatos,
    pr_periodistas =   dico_formato_periodistas/n_catformatos, 
    pr_presentes =   dico_formato_presentes/n_catformatos,
    pr_sectores =   dico_formato_sectores/n_catformatos, 
    pr_virtuales =   dico_formato_virtuales/n_catformatos,
    pr_expositivo =   dico_formato_expositivo/n_catformatos ) %>% 
  pivot_longer(cols = starts_with("pr_"),
               names_to = "tipo_formato",
               values_to = "formato_peso")  %>%   
  subset( formato_peso > 0.0 )

# solo osc

formatos_osc <- base_subtipos_formatos %>% 
  filter(cat_tipoorgv2 == "osc")

formatos_osc_grouped <- formatos_osc %>% 
  filter(cat_tipoorgv2 == "osc") %>% 
  select(-c(ncat_subtipov2,nombres_organizadores,ncat_tipoorg_ambito,
                                       ncat_tipoorg_visibilidad,cat_areaorg)) %>% 
  distinct()

paralel_osc <- formatos_osc_grouped %>% 
  group_by(cat_pais, tipo_formato) %>% 
  summarise(n =sum(formato_peso)) %>% 
  gather_set_data(1:2)

formatos_paralel_osc <- paralel_osc %>% 
  ggplot(aes(x, id = id, split = y, value = n)) + #  INICIA GRAFICO
  geom_parallel_sets(aes(fill = cat_pais), alpha = 0.7, axis.width = 0.1, show.legend = FALSE) +
  theme_minimal() +
  geom_parallel_sets_axes(axis.width = 0.1, color = "lightgray", fill = "white") +
  geom_parallel_sets_labels(colour = 'black', angle= 0) +
  theme_no_axes() +
  theme(panel.background = element_rect(fill = "white", colour = "white"))


# paralel de estado


formatos_estado <- base_subtipos_formatos %>% 
  filter(cat_tipoorgv2 == "estado")

formatos_estado_grouped <- formatos_estado %>% 
  filter(cat_tipoorgv2 == "estado") %>% 
  select(-c(ncat_subtipov2,nombres_organizadores,ncat_tipoorg_ambito,
            ncat_tipoorg_visibilidad,cat_areaorg)) %>% 
  distinct()

paralel_estado <- formatos_estado_grouped %>% 
  group_by(cat_pais, tipo_formato) %>% 
  summarise(n =sum(formato_peso)) %>% 
  gather_set_data(1:2)

formatos_paralel_estado <- paralel_estado %>% 
  ggplot(aes(x, id = id, split = y, value = n)) + #  INICIA GRAFICO
  geom_parallel_sets(aes(fill = cat_pais), alpha = 0.7, axis.width = 0.1, show.legend = FALSE) +
  theme_minimal() +
  geom_parallel_sets_axes(axis.width = 0.1, color = "lightgray", fill = "white") +
  geom_parallel_sets_labels(colour = 'black', angle= 0) +
  theme_no_axes() +
  theme(panel.background = element_rect(fill = "white", colour = "white"))




# simple grafico de barras. es el que mas me cierra POR AHORA

dfbar_formato_tipo <- base_subtipos_formatos %>% 
  group_by(cat_tipoorgv2, tipo_formato) %>% 
  summarise(n =sum(formato_peso)) 

#intento de hacer df ponderado. revisar
dfbar_formato_tipo_ponderado <- base_subtipos_formatos %>% 
  group_by(cat_tipoorgv2, tipo_formato) %>% 
  summarise(pr_formatos =sum(formato_peso), 
            n_debates = n_distinct(id_debate),
            n = pr_formatos/n_debates) 

bar_formato_tipo <- dfbar_formato_tipo %>% 
  ggplot() +
  geom_col(aes(tipo_formato, n, fill=cat_tipoorgv2 ),
           position = "dodge") +
  theme_minimal() +
  theme(legend.position = "none",
        plot.title = element_text(hjust = 0.5),
        plot.subtitle = element_text(hjust = 0.5),
        axis.text.x = element_text(angle = 90)) 
# efectivamente, de los debates con sectores, la gran mayoria son con participacion de osc.
# ojo que ni este grafico ni el q sigue estan ponderados en el tipo de organizador por debate. o si??

# replicamos para temas

base_subtipos_temas <- base_subtipos %>% 
  left_join(base_id %>% 
              select(id_debate, cat_temas, cat_formato,
                     ncat_ppac, ncat_competencia,
                     dico_analisis,	dico_analytics,	dico_ddreplica,	
                     dico_comentarios,	dico_inserts,	cat_panel,	ncat_panel,
                     dico_formato_apertura,	dico_formato_libre,	dico_formato_duelo,	dico_formato_moderadores,	dico_formato_periodistas,	dico_formato_sectores,	dico_formato_expertos,	dico_formato_virtuales,	dico_formato_presentes,
                     dico_temas_puntuales,	dico_temas_libre,	dico_temas_monotema,	dico_temas_bloques
                     
              )) %>%
 # primero algunas transformaciones de los datos
  # no nos salió hacerlo automáticamente, procedemos por categoría
  # mutate_at(vars(contains('dico_foramto')), as.logical)
  mutate( dico_temas_puntuales = as.logical(dico_temas_puntuales),
          dico_temas_bloques = as.logical(dico_temas_bloques),
          dico_temas_libre = as.logical(dico_temas_libre),
          dico_temas_monotema = as.logical(dico_temas_monotema),
          n_cattemas =  
            dico_temas_puntuales +
            dico_temas_bloques +
            dico_temas_libre +
            dico_temas_monotema)  %>% 
  mutate(  # ahora sí calculamos proporciones
    pr_puntuales = dico_temas_puntuales/n_cattemas,
    pr_bloques = dico_temas_bloques/n_cattemas,
    pr_libre = dico_temas_libre/n_cattemas,
    pr_monotema = dico_temas_monotema/n_cattemas
  ) %>% 
# nota/ pendiente: ver manera de hacer esto más automático
# pasamos data a long  
  pivot_longer(cols = starts_with("pr_"),
               names_to = "tipo_tema",
               values_to = "tema_peso")  %>%   
  subset( tema_peso > 0.0 )

# simple grafico de barras

dfbar_tema_tipo <- base_subtipos_temas %>% 
  group_by(cat_tipoorgv2, tipo_tema) %>% 
  summarise(n =sum(tema_peso)) 

bar_tema_tipo <- dfbar_tema_tipo %>% 
  ggplot() +
  geom_col(aes(tipo_tema, n, fill=cat_tipoorgv2 ),
           position = "dodge") +
  theme_minimal() +
  theme(legend.position = "none",
        plot.title = element_text(hjust = 0.5),
        plot.subtitle = element_text(hjust = 0.5),
        axis.text.x = element_text(angle = 90)) 
# y aca se ve lo del monotema :)
# ojo que ni este grafico ni el anterior estan ponderados en el tipo de organizador por debate. o si??


# solo monotemas

base_subtipos_monotemas <- base_subtipos_temas %>% 
  filter(tipo_tema=="pr_monotema")

cuenta_base_subtipos_monotemas <- base_subtipos_monotemas %>% 
  group_by(id_debate) %>% 
  mutate(n_organizadoresxdebate = n_distinct(nombres_organizadores)) %>% 
  ungroup() %>% 
  mutate(n_contribucionorganizadorxdebate = 1/n_organizadoresxdebate) 

dfparalel_monotemas <- cuenta_base_subtipos_monotemas %>% 
  group_by(cat_pais, cat_tipoorgv2) %>% 
  summarise(n =sum(n_contribucionorganizadorxdebate)) %>% 
  gather_set_data(1:2)

plot_paralel_monotema <- dfparalel_monotemas %>% 
  ggplot(aes(x, id = id, split = y, value = n)) + #  INICIA GRAFICO
  geom_parallel_sets(aes(fill = cat_pais), alpha = 0.7, axis.width = 0.1, show.legend = FALSE) +
  theme_minimal() +
  geom_parallel_sets_axes(axis.width = 0.1, color = "lightgray", fill = "white") +
  geom_parallel_sets_labels(colour = 'black', angle= 0) +
  theme_no_axes() +
  theme(panel.background = element_rect(fill = "white", colour = "white"))

# # solo bloques Y osc

base_subtipos_bloques <- base_subtipos_temas %>% 
  filter(tipo_tema=="pr_bloques")

cuenta_base_subtipos_bloques <- base_subtipos_bloques %>% 
  group_by(id_debate) %>% 
  mutate(n_organizadoresxdebate = n_distinct(nombres_organizadores)) %>% 
  ungroup() %>% 
  mutate(n_contribucionorganizadorxdebate = 1/n_organizadoresxdebate) 


cuenta_base_subtipos_bloques_osc <- cuenta_base_subtipos_bloques %>% 
  filter(cat_tipoorgv2=="osc")

dfparalel_bloques_osc <- cuenta_base_subtipos_bloques_osc %>% 
  group_by(cat_pais, cat_tipoorgv2) %>% 
  summarise(n =sum(n_contribucionorganizadorxdebate)) %>% 
  gather_set_data(1:2)

plot_paralel_bloques_osc <- dfparalel_bloques_osc %>% 
  ggplot(aes(x, id = id, split = y, value = n)) + #  INICIA GRAFICO
  geom_parallel_sets(aes(fill = cat_pais), alpha = 0.7, axis.width = 0.1, show.legend = FALSE) +
  theme_minimal() +
  geom_parallel_sets_axes(axis.width = 0.1, color = "lightgray", fill = "white") +
  geom_parallel_sets_labels(colour = 'black', angle= 0) +
  theme_no_axes() +
  theme(panel.background = element_rect(fill = "white", colour = "white"))

# # solo sectores

base_subtipos_sectores <- base_subtipos_formatos %>% 
  filter(tipo_formato=="pr_sectores")

cuenta_base_subtipos_sectores <- base_subtipos_sectores %>% 
  group_by(id_debate) %>% 
  mutate(n_organizadoresxdebate = n_distinct(nombres_organizadores)) %>% 
  ungroup() %>% 
  mutate(n_contribucionorganizadorxdebate = 1/n_organizadoresxdebate) 

dfparalel_sectores <- cuenta_base_subtipos_sectores %>% 
  group_by(cat_pais, cat_tipoorgv2) %>% 
  summarise(n =sum(n_contribucionorganizadorxdebate)) %>% 
  gather_set_data(1:2)

plot_paralel_sectores <- dfparalel_sectores %>% 
  ggplot(aes(x, id = id, split = y, value = n)) + #  INICIA GRAFICO
  geom_parallel_sets(aes(fill = cat_pais), alpha = 0.7, axis.width = 0.1, show.legend = FALSE) +
  theme_minimal() +
  geom_parallel_sets_axes(axis.width = 0.1, color = "lightgray", fill = "white") +
  geom_parallel_sets_labels(colour = 'black', angle= 0) +
  theme_no_axes() +
  theme(panel.background = element_rect(fill = "white", colour = "white"))


# solo publico 


base_subtipos_publico <- base_subtipos_formatos %>% 
  filter(tipo_formato=="pr_presentes")

cuenta_base_subtipos_publico <- base_subtipos_publico %>% 
  group_by(id_debate) %>% 
  mutate(n_organizadoresxdebate = n_distinct(nombres_organizadores)) %>% 
  ungroup() %>% 
  mutate(n_contribucionorganizadorxdebate = 1/n_organizadoresxdebate) 

dfparalel_publico <- cuenta_base_subtipos_publico %>% 
  group_by(cat_pais, cat_tipoorgv2) %>% 
  summarise(n =sum(n_contribucionorganizadorxdebate)) %>% 
  gather_set_data(1:2)

plot_paralel_publico <- dfparalel_publico %>% 
  ggplot(aes(x, id = id, split = y, value = n)) + #  INICIA GRAFICO
  geom_parallel_sets(aes(fill = cat_pais), alpha = 0.7, axis.width = 0.1, show.legend = FALSE) +
  theme_minimal() +
  geom_parallel_sets_axes(axis.width = 0.1, color = "lightgray", fill = "white") +
  geom_parallel_sets_labels(colour = 'black', angle= 0) +
  theme_no_axes() +
  theme(panel.background = element_rect(fill = "white", colour = "white"))


base_subtipos_publico2 <- base_subtipos_formatos %>% 
  filter(tipo_formato=="pr_virtuales")

cuenta_base_subtipos_publico2 <- base_subtipos_publico2 %>% 
  group_by(id_debate) %>% 
  mutate(n_organizadoresxdebate = n_distinct(nombres_organizadores)) %>% 
  ungroup() %>% 
  mutate(n_contribucionorganizadorxdebate = 1/n_organizadoresxdebate) 

dfparalel_publico2 <- cuenta_base_subtipos_publico2 %>% 
  group_by(cat_pais, cat_tipoorgv2) %>% 
  summarise(n =sum(n_contribucionorganizadorxdebate)) %>% 
  gather_set_data(1:2)

plot_paralel_publico2 <- dfparalel_publico2 %>% 
  ggplot(aes(x, id = id, split = y, value = n)) + #  INICIA GRAFICO
  geom_parallel_sets(aes(fill = cat_pais), alpha = 0.7, axis.width = 0.1, show.legend = FALSE) +
  theme_minimal() +
  geom_parallel_sets_axes(axis.width = 0.1, color = "lightgray", fill = "white") +
  geom_parallel_sets_labels(colour = 'black', angle= 0) +
  theme_no_axes() +
  theme(panel.background = element_rect(fill = "white", colour = "white"))


# Cuenta cantidad de formatos por debate a través del tiempo######

plot_formatos_tiempo <- tipos_formatos %>% 
  ggplot(aes(ncat_eleccion, n_catformatos)) +
  geom_point(aes(colour= cat_pais)) +
  theme_minimal() +
  theme(legend.position = "none") 
